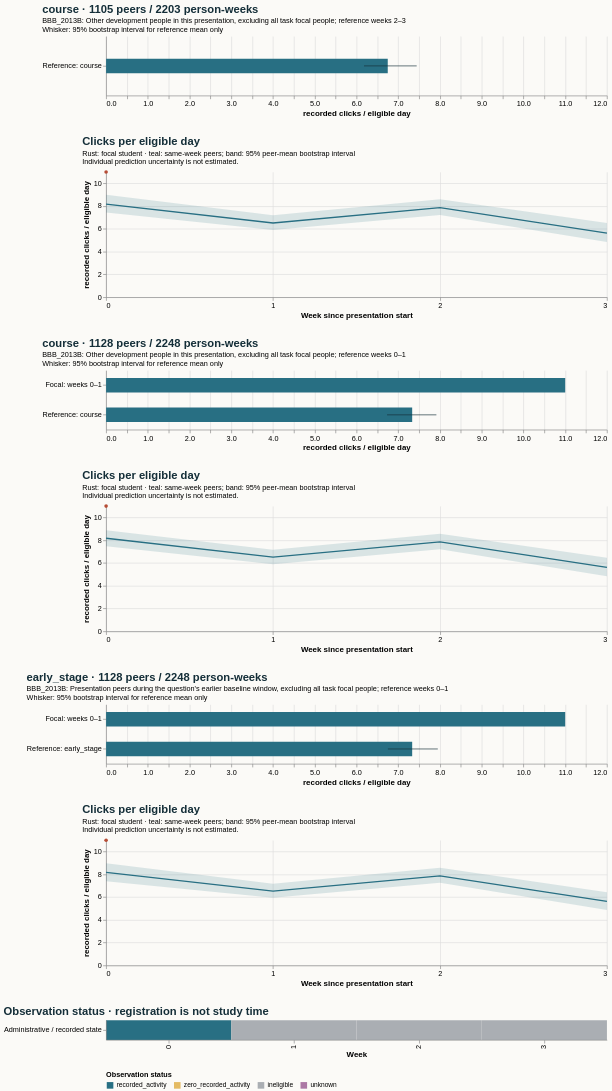

Write the Vega-Lite specification saved for this chart.
### Vega-Lite specification from a JSON file in a GitHub repository (floating-point values rounded to 4 significant figures)
{"$schema": "https://vega.github.io/schema/vega-lite/v5.20.1.json", "config": {"axis": {"labelFontSize": 11, "titleFontSize": 12}, "background": "#fbfaf7", "font": "sans-serif", "title": {"anchor": "start", "color": "#142e38", "fontSize": 17, "subtitleFontSize": 11}, "view": {"continuousHeight": 300, "continuousWidth": 300, "stroke": null}}, "datasets": {"data-00404af0601e884ef191a36695393be3": [{"end_day": 6, "focal_value": 11.0, "peer_ci_high": 8.881, "peer_ci_low": 7.476, "peer_mean": 8.174, "peer_observations": 1127, "peer_people": 1127, "reference": "course", "unit": "recorded clicks / eligible day", "week": 0}, {"end_day": 13, "focal_value": null, "peer_ci_high": 7.16, "peer_ci_low": 5.903, "peer_mean": 6.521, "peer_observations": 1121, "peer_people": 1121, "reference": "course", "unit": "recorded clicks / eligible day", "week": 1}, {"end_day": 20, "focal_value": null, "peer_ci_high": 8.571, "peer_ci_low": 7.203, "peer_mean": 7.865, "peer_observations": 1105, "peer_people": 1105, "reference": "course", "unit": "recorded clicks / eligible day", "week": 2}, {"end_day": 27, "focal_value": null, "peer_ci_high": 6.471, "peer_ci_low": 4.837, "peer_mean": 5.625, "peer_observations": 1098, "peer_people": 1098, "reference": "course", "unit": "recorded clicks / eligible day", "week": 3}], "data-145cd545a34a508cf3b638e9180dba86": [{"hi": null, "lo": null, "series": "Focal: weeks 0–1", "value": 11.0}, {"hi": 7.948, "lo": 6.752, "series": "Reference: early_stage", "value": 7.334}], "data-666cd0ef6f68173f0ae2743beb67f0e4": [{"end_day": 6, "focal_value": 11.0, "peer_ci_high": 9.0, "peer_ci_low": 7.447, "peer_mean": 8.174, "peer_observations": 1127, "peer_people": 1127, "reference": "course", "unit": "recorded clicks / eligible day", "week": 0}, {"end_day": 13, "focal_value": null, "peer_ci_high": 7.211, "peer_ci_low": 5.899, "peer_mean": 6.521, "peer_observations": 1121, "peer_people": 1121, "reference": "course", "unit": "recorded clicks / eligible day", "week": 1}, {"end_day": 20, "focal_value": null, "peer_ci_high": 8.611, "peer_ci_low": 7.222, "peer_mean": 7.865, "peer_observations": 1105, "peer_people": 1105, "reference": "course", "unit": "recorded clicks / eligible day", "week": 2}, {"end_day": 27, "focal_value": null, "peer_ci_high": 6.513, "peer_ci_low": 4.853, "peer_mean": 5.625, "peer_observations": 1098, "peer_people": 1098, "reference": "course", "unit": "recorded clicks / eligible day", "week": 3}], "data-80a027365708864da59162a1b23fe599": [{"end_day": 6, "focal_value": 11.0, "peer_ci_high": 8.971, "peer_ci_low": 7.407, "peer_mean": 8.174, "peer_observations": 1127, "peer_people": 1127, "reference": "early_stage", "unit": "recorded clicks / eligible day", "week": 0}, {"end_day": 13, "focal_value": null, "peer_ci_high": 7.18, "peer_ci_low": 5.944, "peer_mean": 6.521, "peer_observations": 1121, "peer_people": 1121, "reference": "early_stage", "unit": "recorded clicks / eligible day", "week": 1}, {"end_day": 20, "focal_value": null, "peer_ci_high": 8.585, "peer_ci_low": 7.258, "peer_mean": 7.865, "peer_observations": 1105, "peer_people": 1105, "reference": "early_stage", "unit": "recorded clicks / eligible day", "week": 2}, {"end_day": 27, "focal_value": null, "peer_ci_high": 6.436, "peer_ci_low": 4.862, "peer_mean": 5.625, "peer_observations": 1098, "peer_people": 1098, "reference": "early_stage", "unit": "recorded clicks / eligible day", "week": 3}], "data-89321fe17c22fe3a4e1b37ee828535eb": [{"hi": null, "lo": null, "series": "Focal: weeks 0–1", "value": 11.0}, {"hi": 7.914, "lo": 6.731, "series": "Reference: course", "value": 7.334}], "data-89a72f8ec02b7692eee1a8b311bfa20f": [{"eligible_days": 5.0, "end_day": 6, "logging_completeness": "unknown", "observation_status": "recorded_activity", "row": "Administrative / recorded state", "score_status": "withheld_release_time_unknown", "start_day": 0, "value": 11.0, "week": 0}, {"eligible_days": 0.0, "end_day": 13, "logging_completeness": "unknown", "observation_status": "ineligible", "row": "Administrative / recorded state", "score_status": "withheld_release_time_unknown", "start_day": 7, "value": null, "week": 1}, {"eligible_days": 0.0, "end_day": 20, "logging_completeness": "unknown", "observation_status": "ineligible", "row": "Administrative / recorded state", "score_status": "withheld_release_time_unknown", "start_day": 14, "value": null, "week": 2}, {"eligible_days": 0.0, "end_day": 27, "logging_completeness": "unknown", "observation_status": "ineligible", "row": "Administrative / recorded state", "score_status": "withheld_release_time_unknown", "start_day": 21, "value": null, "week": 3}], "data-ad1681db8c553fe6ffdbb00f3138d83d": [{"hi": null, "lo": null, "series": "Focal: weeks 2–3", "value": null}, {"hi": 7.442, "lo": 6.18, "series": "Reference: course", "value": 6.748}]}, "resolve": {"scale": {"color": "independent"}}, "spacing": 28, "vconcat": [{"data": {"name": "data-ad1681db8c553fe6ffdbb00f3138d83d"}, "height": 90, "layer": [{"encoding": {"x": {"field": "value", "scale": {"domain": [0, 11.55], "zero": true}, "title": "recorded clicks / eligible day", "type": "quantitative"}, "y": {"field": "series", "sort": null, "title": null, "type": "nominal"}}, "mark": {"color": "#286f83", "size": 22, "type": "bar"}}, {"encoding": {"x": {"field": "lo", "type": "quantitative"}, "x2": {"field": "hi"}, "y": {"field": "series", "sort": null, "title": null, "type": "nominal"}}, "mark": {"color": "#142e38", "type": "rule"}}], "title": {"subtitle": ["BBB_2013B: Other development people in this presentation, excluding all task focal people; reference weeks 2–3", "Whisker: 95% bootstrap interval for reference mean only"], "text": "course · 1105 peers / 2203 person-weeks"}, "width": 760}, {"data": {"name": "data-666cd0ef6f68173f0ae2743beb67f0e4"}, "height": 190, "layer": [{"encoding": {"x": {"axis": {"tickMinStep": 1}, "field": "week", "title": "Week since presentation start", "type": "quantitative"}, "y": {"field": "peer_ci_low", "scale": {"zero": true}, "title": "recorded clicks / eligible day", "type": "quantitative"}, "y2": {"field": "peer_ci_high"}}, "mark": {"color": "#286f83", "opacity": 0.16, "type": "area"}}, {"encoding": {"tooltip": [{"field": "week", "type": "quantitative"}, {"field": "peer_mean", "type": "quantitative"}, {"field": "peer_people", "type": "quantitative"}, {"field": "peer_observations", "type": "quantitative"}], "x": {"field": "week", "type": "quantitative"}, "y": {"field": "peer_mean", "type": "quantitative"}}, "mark": {"color": "#286f83", "strokeWidth": 2, "type": "line"}}, {"encoding": {"tooltip": [{"field": "week", "type": "quantitative"}, {"field": "focal_value", "type": "quantitative"}], "x": {"field": "week", "type": "quantitative"}, "y": {"field": "focal_value", "type": "quantitative"}}, "mark": {"color": "#b64c35", "point": {"color": "#b64c35"}, "strokeWidth": 2.5, "type": "line"}}], "title": {"subtitle": ["Rust: focal student · teal: same-week peers; band: 95% peer-mean bootstrap interval", "Individual prediction uncertainty is not estimated."], "text": "Clicks per eligible day"}, "width": 760}, {"data": {"name": "data-89321fe17c22fe3a4e1b37ee828535eb"}, "height": 90, "layer": [{"encoding": {"x": {"field": "value", "scale": {"domain": [0, 11.55], "zero": true}, "title": "recorded clicks / eligible day", "type": "quantitative"}, "y": {"field": "series", "sort": null, "title": null, "type": "nominal"}}, "mark": {"color": "#286f83", "size": 22, "type": "bar"}}, {"encoding": {"x": {"field": "lo", "type": "quantitative"}, "x2": {"field": "hi"}, "y": {"field": "series", "sort": null, "title": null, "type": "nominal"}}, "mark": {"color": "#142e38", "type": "rule"}}], "title": {"subtitle": ["BBB_2013B: Other development people in this presentation, excluding all task focal people; reference weeks 0–1", "Whisker: 95% bootstrap interval for reference mean only"], "text": "course · 1128 peers / 2248 person-weeks"}, "width": 760}, {"data": {"name": "data-00404af0601e884ef191a36695393be3"}, "height": 190, "layer": [{"encoding": {"x": {"axis": {"tickMinStep": 1}, "field": "week", "title": "Week since presentation start", "type": "quantitative"}, "y": {"field": "peer_ci_low", "scale": {"zero": true}, "title": "recorded clicks / eligible day", "type": "quantitative"}, "y2": {"field": "peer_ci_high"}}, "mark": {"color": "#286f83", "opacity": 0.16, "type": "area"}}, {"encoding": {"tooltip": [{"field": "week", "type": "quantitative"}, {"field": "peer_mean", "type": "quantitative"}, {"field": "peer_people", "type": "quantitative"}, {"field": "peer_observations", "type": "quantitative"}], "x": {"field": "week", "type": "quantitative"}, "y": {"field": "peer_mean", "type": "quantitative"}}, "mark": {"color": "#286f83", "strokeWidth": 2, "type": "line"}}, {"encoding": {"tooltip": [{"field": "week", "type": "quantitative"}, {"field": "focal_value", "type": "quantitative"}], "x": {"field": "week", "type": "quantitative"}, "y": {"field": "focal_value", "type": "quantitative"}}, "mark": {"color": "#b64c35", "point": {"color": "#b64c35"}, "strokeWidth": 2.5, "type": "line"}}], "title": {"subtitle": ["Rust: focal student · teal: same-week peers; band: 95% peer-mean bootstrap interval", "Individual prediction uncertainty is not estimated."], "text": "Clicks per eligible day"}, "width": 760}, {"data": {"name": "data-145cd545a34a508cf3b638e9180dba86"}, "height": 90, "layer": [{"encoding": {"x": {"field": "value", "scale": {"domain": [0, 11.55], "zero": true}, "title": "recorded clicks / eligible day", "type": "quantitative"}, "y": {"field": "series", "sort": null, "title": null, "type": "nominal"}}, "mark": {"color": "#286f83", "size": 22, "type": "bar"}}, {"encoding": {"x": {"field": "lo", "type": "quantitative"}, "x2": {"field": "hi"}, "y": {"field": "series", "sort": null, "title": null, "type": "nominal"}}, "mark": {"color": "#142e38", "type": "rule"}}], "title": {"subtitle": ["BBB_2013B: Presentation peers during the question's earlier baseline window, excluding all task focal people; reference weeks 0–1", "Whisker: 95% bootstrap interval for reference mean only"], "text": "early_stage · 1128 peers / 2248 person-weeks"}, "width": 760}, {"data": {"name": "data-80a027365708864da59162a1b23fe599"}, "height": 190, "layer": [{"encoding": {"x": {"axis": {"tickMinStep": 1}, "field": "week", "title": "Week since presentation start", "type": "quantitative"}, "y": {"field": "peer_ci_low", "scale": {"zero": true}, "title": "recorded clicks / eligible day", "type": "quantitative"}, "y2": {"field": "peer_ci_high"}}, "mark": {"color": "#286f83", "opacity": 0.16, "type": "area"}}, {"encoding": {"tooltip": [{"field": "week", "type": "quantitative"}, {"field": "peer_mean", "type": "quantitative"}, {"field": "peer_people", "type": "quantitative"}, {"field": "peer_observations", "type": "quantitative"}], "x": {"field": "week", "type": "quantitative"}, "y": {"field": "peer_mean", "type": "quantitative"}}, "mark": {"color": "#286f83", "strokeWidth": 2, "type": "line"}}, {"encoding": {"tooltip": [{"field": "week", "type": "quantitative"}, {"field": "focal_value", "type": "quantitative"}], "x": {"field": "week", "type": "quantitative"}, "y": {"field": "focal_value", "type": "quantitative"}}, "mark": {"color": "#b64c35", "point": {"color": "#b64c35"}, "strokeWidth": 2.5, "type": "line"}}], "title": {"subtitle": ["Rust: focal student · teal: same-week peers; band: 95% peer-mean bootstrap interval", "Individual prediction uncertainty is not estimated."], "text": "Clicks per eligible day"}, "width": 760}, {"data": {"name": "data-89a72f8ec02b7692eee1a8b311bfa20f"}, "encoding": {"color": {"field": "observation_status", "legend": {"labelLimit": 260, "orient": "bottom"}, "scale": {"domain": ["recorded_activity", "zero_recorded_activity", "ineligible", "unknown"], "range": ["#286f83", "#e4bb64", "#aaaeb3", "#ac78a5"]}, "title": "Observation status", "type": "nominal"}, "tooltip": [{"field": "week", "type": "quantitative"}, {"field": "eligible_days", "type": "quantitative"}, {"field": "observation_status", "type": "nominal"}, {"field": "logging_completeness", "type": "nominal"}], "x": {"field": "week", "title": "Week", "type": "ordinal"}, "y": {"field": "row", "title": null, "type": "nominal"}}, "height": 30, "mark": {"type": "rect"}, "title": "Observation status · registration is not study time", "width": 760}]}
